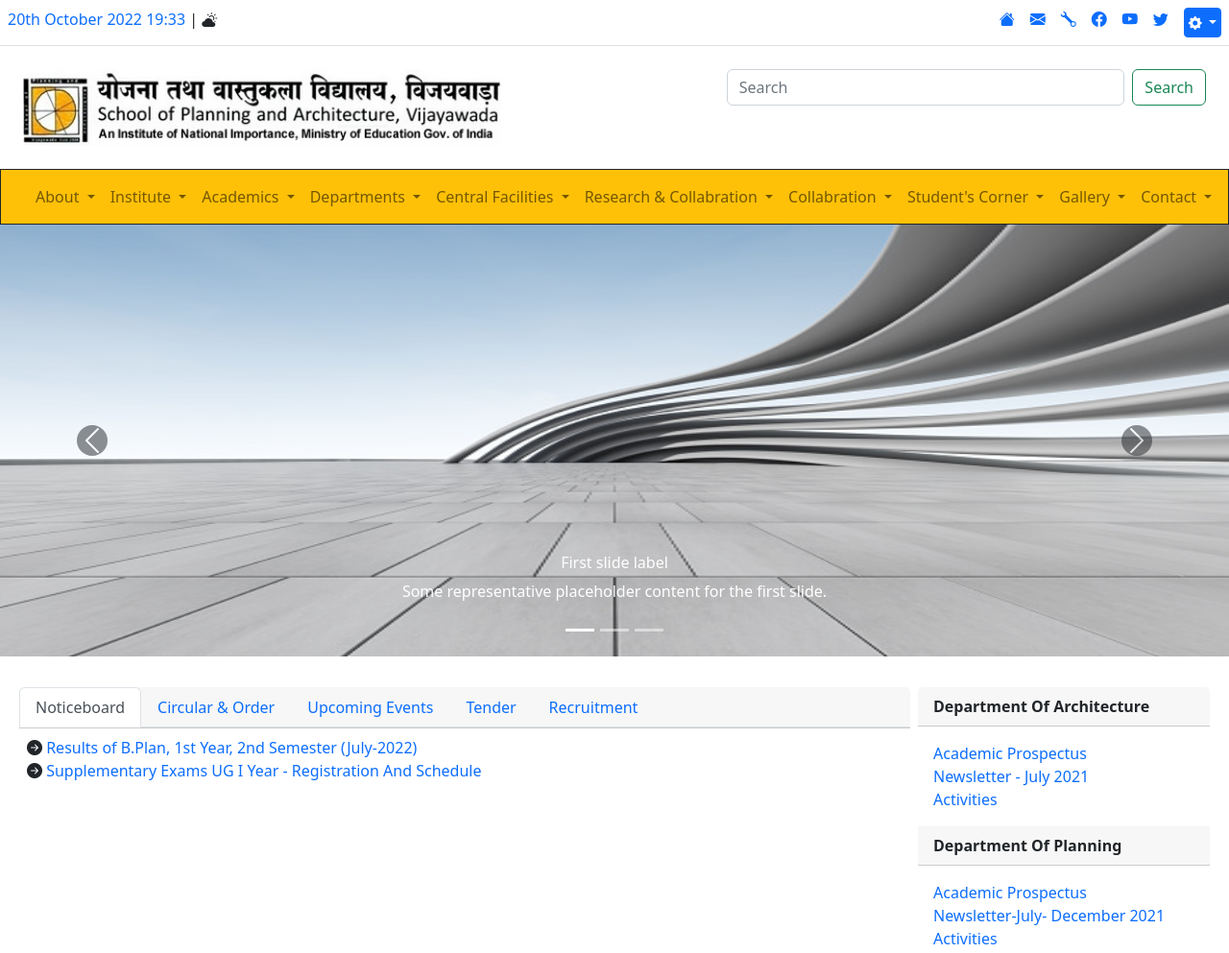
Before: / (upper part) with the older database file.
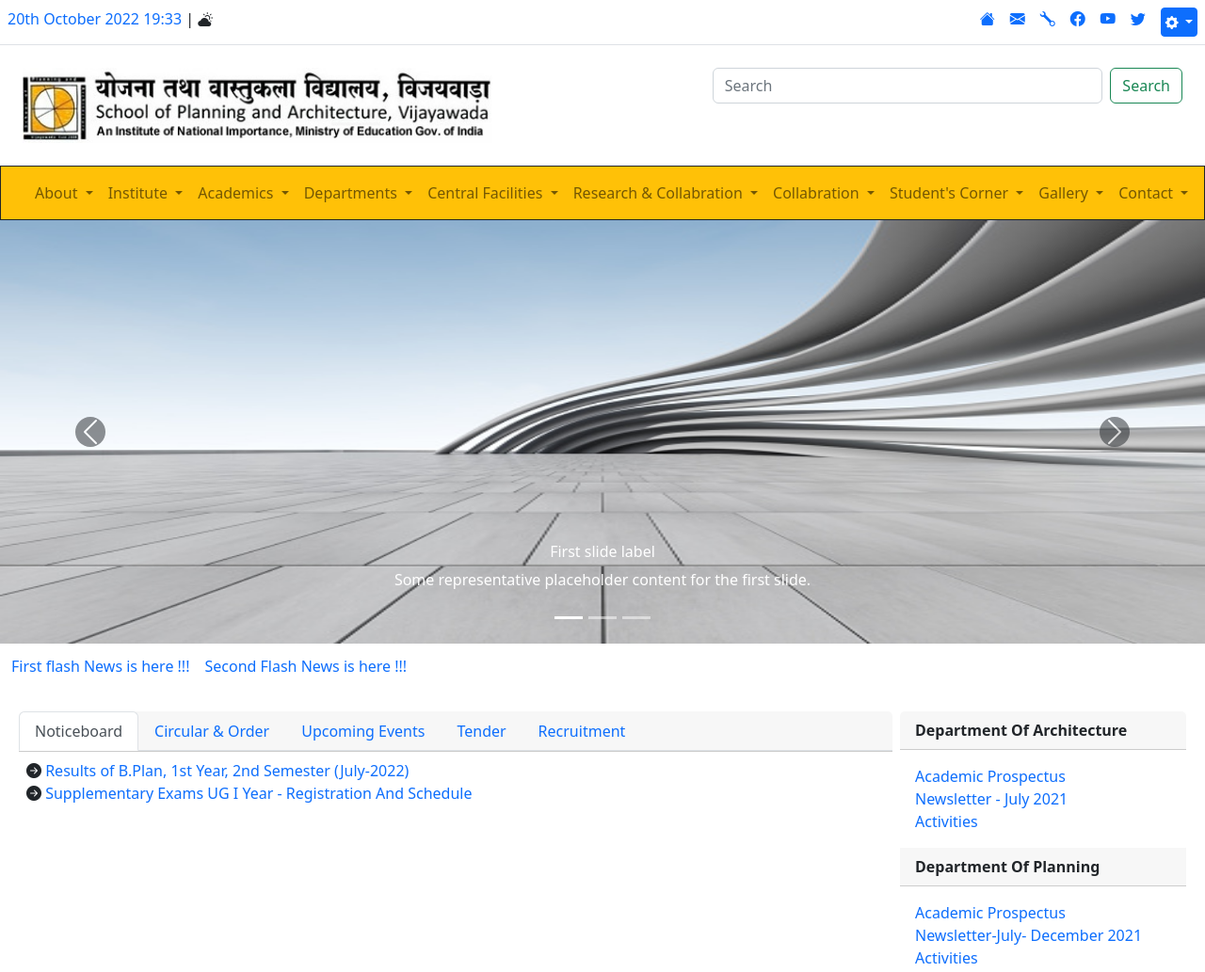
After: the same page with the newer database file.
### spav/models.py (models this page shows, shortened)
class Noticeboard(models.Model):
    title = models.CharField(max_length=250)
    file = models.FileField(upload_to='Noticeboard', max_length=100)
    upload_date = models.DateField(auto_now=False, auto_now_add=False)

class FlashNews(models.Model):
    flash_news_title = models.CharField(max_length=250)
    file = models.FileField(upload_to='Noticeboard', max_length=100)
    upload_date = models.DateField(auto_now=False, auto_now_add=False)

### spav/views.py (the view)
# urls.py: path('', views.index, name='index'),
def index(request):
    return render(request, 'index.html', context)

### spav/templates/index.html (shortened to what this page needs)
{% extends 'base.html' %}
{% load static %}
{% block index %}
<section>
    <div class="container-fluid">
        <div class="row">
            <div class="card p-0">
                <div id="carouselspav" class="carousel slide" data-bs-ride="false">
                    <div class="carousel-indicators">
                        <button type="button" data-bs-target="#carouselspav" data-bs-slide-to="0" class="active"
                            aria-current="true" aria-label="Slide 1"></button>
                        <button type="button" data-bs-target="#carouselspav" data-bs-slide-to="1"
                            aria-label="Slide 2"></button>
                        <button type="button" data-bs-target="#carouselspav" data-bs-slide-to="2"
                            aria-label="Slide 3"></button>
                    </div>
                    <div class="carousel-inner">
                        <div class="carousel-item active">
                            <img src="{% static 'img/1.jpg' %}" height="450" class="d-block w-100" alt="...">
                            <div class="carousel-caption d-none d-md-block">
                                <h6>First slide label</h6>
                                <p>Some representative placeholder content for the first slide.</p>
                            </div>
                        </div>
                    </div>
                    <button class="carousel-control-prev" type="button" data-bs-target="#carouselspav"
                        data-bs-slide="prev">
                        <span class="carousel-control-prev-icon bg-dark rounded-pill" aria-hidden="true"></span>
                    </button>
                    <button class="carousel-control-next" type="button" data-bs-target="#carouselspav"
                        data-bs-slide="next">
                        <span class="carousel-control-next-icon bg-dark rounded-pill" aria-hidden="true"></span>
                    </button>
                </div>
            </div>
        </div>
    </div>
</section>
<section>
    <div class="container-fluid">
        <div class="row p-1">
            <div class="card p-0">
                <div class="card-body p-0 ">
                    <ul class="d-flex list-unstyled">
                        {% for f in flashNews %}
                        <marquee behavior="scroll" direction="left">
                            <li class="p-2"><a class="text-decoration-none" href="{{ f.file.url }}">{{ f.flash_news_title }}</a></li>
                        </marquee>
                        {% endfor%}
                    </ul>
                </div>
            </div>
        </div>
    </div>
</section>
<section>
    <div class="container-fluid">
        <div class="row g-2 p-2">
            <div class="col-sm-9">
                <div class="card">
                    <div class="card-header p-0">
                        <nav>
                            <div class="nav nav-tabs" id="nav-tab" role="tablist">
                                <button class="nav-link active" id="nav-latestnews-tab" data-bs-toggle="tab"
                                    data-bs-target="#nav-latestnews" type="button" role="tab"
                                    aria-controls="nav-latestnews" aria-selected="true">Noticeboard</button>
                                <button class="nav-link" id="nav-circularorder-tab" data-bs-toggle="tab"
                                    data-bs-target="#nav-circularorder" type="button" role="tab"
                                    aria-controls="nav-circularorder" aria-selected="false">Circular &amp;
                                    Order</button>
                                <button class="nav-link" id="nav-upcominglect-tab" data-bs-toggle="tab"
                                    data-bs-target="#nav-upcominglect" type="button" role="tab"
                                    aria-controls="nav-upcominglect" aria-selected="false">Upcoming Events</button>
                                <button class="nav-link" id="nav-tender-tab" data-bs-toggle="tab"
                                    data-bs-target="#nav-tender" type="button" role="tab" aria-controls="nav-tender"
                                    aria-selected="false">Tender</button>
                                <button class="nav-link" id="nav-recruitment-tab" data-bs-toggle="tab"
                                    data-bs-target="#nav-recruitment" type="button" role="tab"
                                    aria-controls="nav-recruitment" aria-selected="false">Recruitment</button>
                            </div>
                        </nav>
                    </div>
                    <div class="card-body p-2 overflow-auto notification">
                        <div class="tab-content" id="nav-tabContent">
                            <div class="tab-pane fade show active" id="nav-latestnews" role="tabpanel"
                                aria-labelledby="nav-latestnews-tab" tabindex="0">
                                <ul class="list-unstyled">
                                    {% for n in notice_data %}
                                    <li><i class="bi bi-arrow-right-circle-fill"></i>&nbsp;<a
                                            class="text-decoration-none" href="{{ n.file.url }}"
                                            target="_blank">{{ n.title }}</a></li>
                                    {% endfor %}
                                </ul>
                            </div>
                        </div>
                    </div>
                </div>
            </div>
            <div class="col-sm-3">
                <div class="card">
                    <div class="card-header fs-6 fw-bold">Department Of Architecture</div>
                    <div class="card-body">
                        <a class="text-decoration-none" href="/">Academic Prospectus</a> <br> <a
                            class="text-decoration-none" href="/">Newsletter - July 2021</a> <br> <a
                            class="text-decoration-none" href="/">Activities</a>
                    </div>
                    <div class="card-header fs-6 fw-bold">Department Of Planning</div>
                    <div class="card-body">
                        <a class="text-decoration-none" href="/">Academic Prospectus</a> <br> <a
                            class="text-decoration-none" href="/">Newsletter-July- December 2021</a><br><a
                            class="text-decoration-none" href="/">Activities</a>
                    </div>
                </div>
            </div>
        </div>
    </div>
</section>
{% endblock index %}

### spav/templates/base.html (shortened to what this page needs)
<!DOCTYPE html>
<html lang="en">
    <head>
        {% load static %}
        <link href="https://cdn.jsdelivr.net/npm/bootstrap@5.2.2/dist/css/bootstrap.min.css" rel="stylesheet"
>
        <link rel="stylesheet" href="https://cdn.jsdelivr.net/npm/bootstrap-icons@1.9.1/font/bootstrap-icons.css">
    </head>
    <body>
        <header>
            <div class="d-flex border-bottom">
                <div class="p-2 flex-grow-1"><a class="text-decoration-none" href="/">{% now "jS F Y H:i" %}</i></a> |
                    <a href="/weather_report"><i class="bi bi-cloud-sun-fill text-dark"></i></a></div>
                <div class="p-2"><a href="/"><i class="bi bi-house-fill"></i></a></div>
                <div class="p-2"><a href="/"><i class="bi bi-envelope-fill"></i></a></div>
                <div class="p-2"><a href="/"><i class="bi bi-wrench"></i></a></div>
                <div class="p-2"><a href="/"><i class="bi bi-facebook"></i></a></div>
                <div class="p-2"><a href="/"><i class="bi bi-youtube"></i></a></div>
                <div class="p-2"><a href="/"><i class="bi bi-twitter"></i></a></div>
                <div class="p-2">
                    <div class="dropdown">
                        <button class="btn btn-primary btn-sm dropdown-toggle p-1" type="button"
                            data-bs-toggle="dropdown" aria-expanded="false">
                            <i class="bi bi-gear-fill"></i>
                        </button>
                    </div>
                </div>
            </div>
            <div class="container-fluid p-4">
                <div class="row">
                    <div class="col-sm-5">
                        <a href="/"><img src="{% static 'img/spav_logo.jpg' %}" alt="" class="card-img"></a>
                    </div>
                    <div class="col-sm-2"></div>
                    <div class="col-sm-5">
                        <form class="d-flex" role="search">
                            <input class="form-control me-2" type="search" placeholder="Search" aria-label="Search">
                            <button class="btn btn-outline-success" type="submit">Search</button>
                        </form>
                        <br>
                    </div>
                </div>
            </div>
            <nav class="navbar border border-dark navbar-expand-lg bg-warning">
                <div class="container-fluid">
                    <div class="collapse navbar-collapse" id="navbarSupportedContent">
                        <ul class="navbar-nav me-auto mb-2 mb-lg-0">
                            <li class="nav-item dropdown">
                                <a class="nav-link dropdown-toggle" href="#" role="button" data-bs-toggle="dropdown"
                                    aria-expanded="false">
                                    About
                                </a>
                            </li>
                            <li class="nav-item dropdown">
                                <a class="nav-link dropdown-toggle" href="#" role="button" data-bs-toggle="dropdown"
                                    aria-expanded="false">
                                    Institute
                                </a>
                            </li>
                            <li class="nav-item dropdown">
                                <a class="nav-link dropdown-toggle" href="#" role="button" data-bs-toggle="dropdown"
                                    aria-expanded="false">
                                    Academics
                                </a>
                            </li>
                            <li class="nav-item dropdown">
                                <a class="nav-link dropdown-toggle" href="#" role="button" data-bs-toggle="dropdown"
                                    aria-expanded="false">
                                    Departments
                                </a>
                            </li>
                            <li class="nav-item dropdown">
                                <a class="nav-link dropdown-toggle" href="#" role="button" data-bs-toggle="dropdown"
                                    aria-expanded="false">
                                    Central Facilities
                                </a>
                            </li>
                            <li class="nav-item dropdown">
                                <a class="nav-link dropdown-toggle" href="#" role="button" data-bs-toggle="dropdown"
                                    aria-expanded="false">
                                    Research &amp; Collabration
                                </a>
                            </li>
                            <li class="nav-item dropdown">
                                <a class="nav-link dropdown-toggle" href="#" role="button" data-bs-toggle="dropdown"
                                    aria-expanded="false">
                                    Collabration
                                </a>
                            </li>
                            <li class="nav-item dropdown">
                                <a class="nav-link dropdown-toggle" href="#" role="button" data-bs-toggle="dropdown"
                                    aria-expanded="false">
                                    Student's Corner
                                </a>
                            </li>
                            <li class="nav-item dropdown">
                                <a class="nav-link dropdown-toggle" href="#" role="button" data-bs-toggle="dropdown"
                                    aria-expanded="false">
                                    Gallery
                                </a>
                            </li>
                            <li class="nav-item dropdown">
                                <a class="nav-link dropdown-toggle" href="#" role="button" data-bs-toggle="dropdown"
                                    aria-expanded="false">
                                    Contact
                                </a>
                            </li>
                        </ul>
                    </div>
                </div>
            </nav>
        </header>
        {% block index %}
        {% endblock index %}
        <br>
    </body>
</html>

### spav/templates/base.html (style rules this page uses)
body { font-family: system-ui, -apple-system, BlinkMacSystemFont, 'Segoe UI', Roboto, Oxygen, Ubuntu, Cantarell, 'Open Sans', 'Helvetica Neue', sans-serif; }
.card { border: transparent; }

### spav/templates/index.html (style rules this page uses)
.notification { height: 445px; }

Changed rows visible on the page:
added FlashNews: flash_news_title "First flash News is here !!!"
added FlashNews: flash_news_title "Second Flash News is here !!!"
